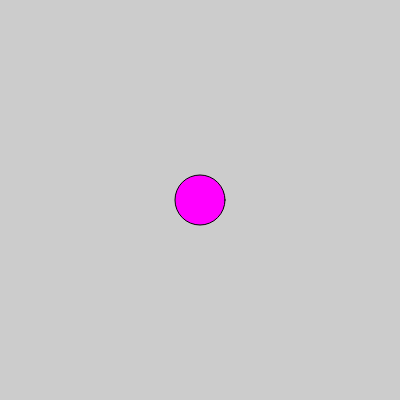
Frame 1 (no input)
Frame 60 (no input): identical to frame 1, image omitted
Frame 120 (the mouse pressed at the canvas centre since frame 60): identical to frame 1, image omitted

The p5.js sketch that drew this single still picture (run headless with seeded random() and noise() and a simulated clock; from frame 60 on, the mouse is pressed at the canvas centre):

// p5.js sketch
// ── sketch.js
var bgcolor;
var button;
var nameP;

function setup() {
	createCanvas(400,400);  
	
	bgcolor = color(204);
	nameP = createP('Your name');
	button = createButton("Change background");
	button.mousePressed(changeStyle);

}

function changeStyle()
{
	nameP.style("background-color","blue");		//syntax: element_name.style("name_of_property","value_of_property");
	nameP.style("padding","24px");
}


function draw() 
{	
	background(bgcolor);
	noFill();
	fill(255,0,255);
	ellipse(200,200,50,50);
}
